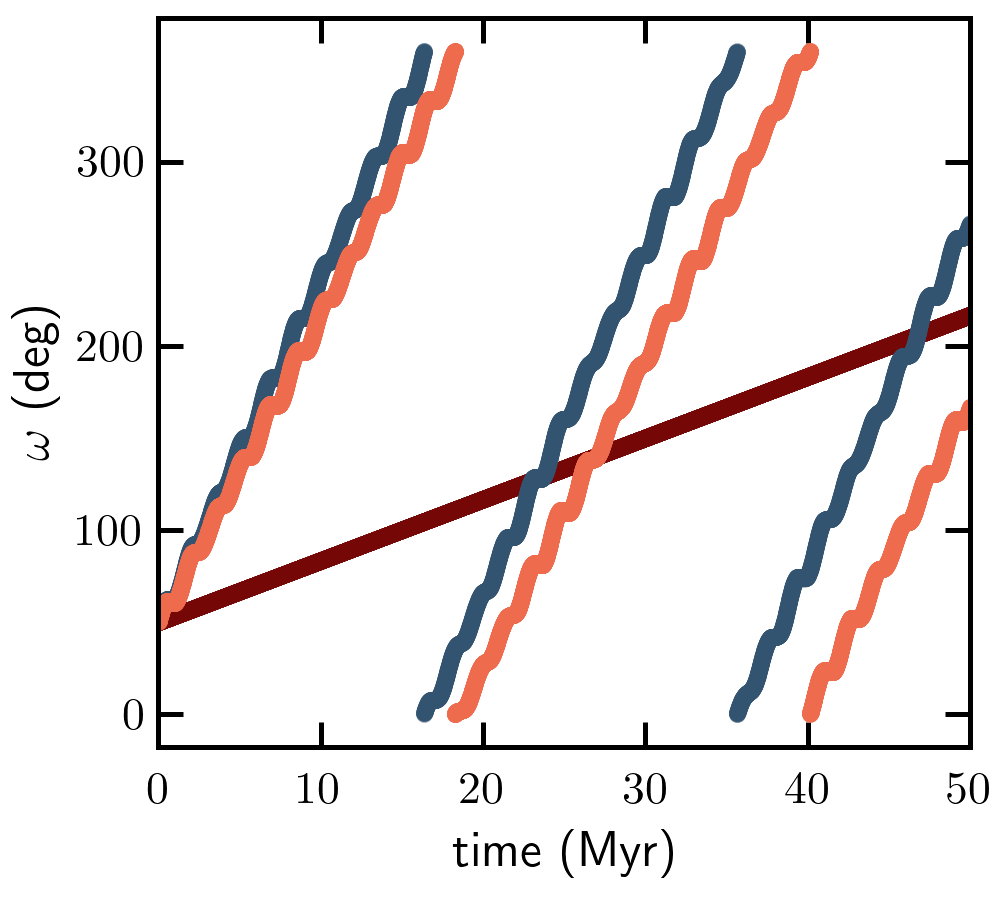

Write Python code to recreate this figure.
import matplotlib.pyplot as plt
import numpy as np
import glob
plt.style.use('paper_labels_colors.mplstyle')
from plotting import *

dat1 = get_data("../2planet-omega-ev-fig4/twoplanet-Omdamp-noev.txt",2,rebound=True)
dat2 = get_data("../2planet-omega-ev-fig4/twoplanet-wdampJ2.txt",2,rebound=True)

## two planet example now only evolving the omegas
taus = np.array(([0.0, 0.0, 0.0, 3e7, 0.0],[0.0,0.0,0.0, 1e6,0.0]))*2*np.pi
fparams = np.array(([0.0,0.0],
                    [0.0,0.0],
                    np.array([0.0,0.0])*np.pi/180,
                    np.array([150.0,150.0])*np.pi/180,
                    np.array([0.0,0.0])*np.pi/180))
expEq = np.array(([None,None,None,1,None],[None,None,None,None,None]))

fig,ax=plot_w_damp(dat1,dat2,[0],fparams,taus,expEq)
ax.set_ylabel("$\omega$ (deg)")
ax.set_xlabel("time (Myr)")
ax.set_xlim(0,50)
fig.subplots_adjust(hspace=0.1,top=0.98,right=0.98,left = 0.16,bottom=0.17,wspace=0.4) 
fig.savefig("fig4.png",dpi=300)